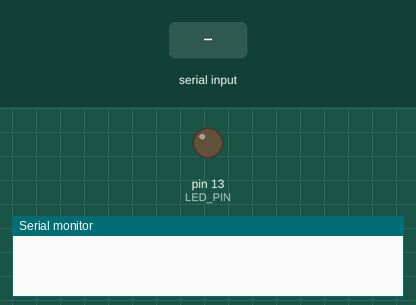
Simulated run of this sketch. Board: Arduino Uno, built with avr-gcc and run on an emulated ATmega328P. On the bench: output pins drawn as LEDs (lit = HIGH), the last lines printed to the serial monitor. Dashed ring = blinking. The test bench sets the inputs (shaded band).

Above: at 1.2 s.
1.3 s: "FLASH 90\n" received over Serial
At 1.5 s:
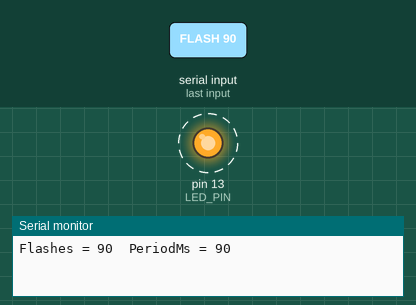
Timing chart, 0 to 10.3 s (numbered marks = the images above; inputs shaded):
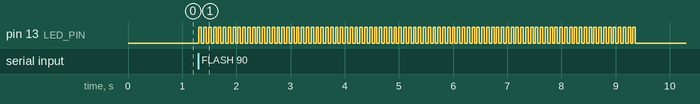

The sketch:

exam1_arduino.ino
```cpp
const int LED_PIN = LED_BUILTIN;

String inputString = "";
bool isStringComplete = false;

void setup() {
  pinMode(LED_PIN, OUTPUT);
  Serial.begin(9600);
  inputString.reserve(200);
}

void loop() {
  if (isStringComplete) {
    inputString.trim();

    if (inputString.equals("LED ON")) {
      digitalWrite(LED_PIN, HIGH);
      Serial.println("LED On");
    } else if (inputString.equals("LED OFF")) {
      digitalWrite(LED_PIN, LOW);
      Serial.println("LED Off");
    } else if (inputString.startsWith("FLASH ")) {
      String args = inputString.substring(6);
      int spaceIndex = args.indexOf(" ");
      int numFlashes = args.substring(0, spaceIndex).toInt();
      int periodMs = args.substring(spaceIndex + 1).toInt();

      Serial.print("Flashes = ");
      Serial.print(numFlashes);
      Serial.print("  PeriodMs = ");
      Serial.println(periodMs);

      for (int i = 0; i < numFlashes; i++) {
        digitalWrite(LED_PIN, HIGH);
        delay(periodMs / 2);
        digitalWrite(LED_PIN, LOW);
        delay(periodMs / 2);
      }
    } else {
      Serial.print("Unknown command --> ");
      Serial.println(inputString);
    }

    inputString = "";
    isStringComplete = false;
  }
}

void serialEvent() {
  while (Serial.available()) {
    char inChar = (char)Serial.read();
    if (inChar == '\n') {
      isStringComplete = true;
    } else {
      inputString += inChar;
    }
  }
}
```

Measured:
- after the input at 1.3 s, pin 13 (LED_PIN): alternates HIGH for 0.05 s and LOW for 0.05 s, 180 changes in all, then stays LOW, starting at once
